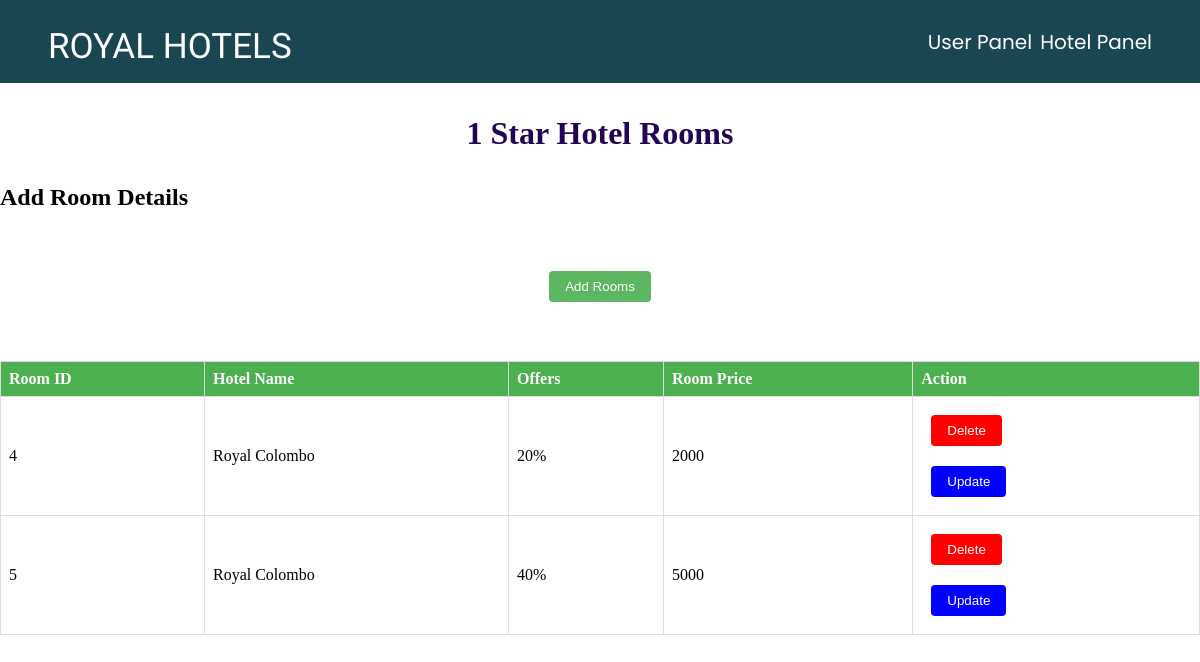
Before: /indexRoomList.php with the older database file.
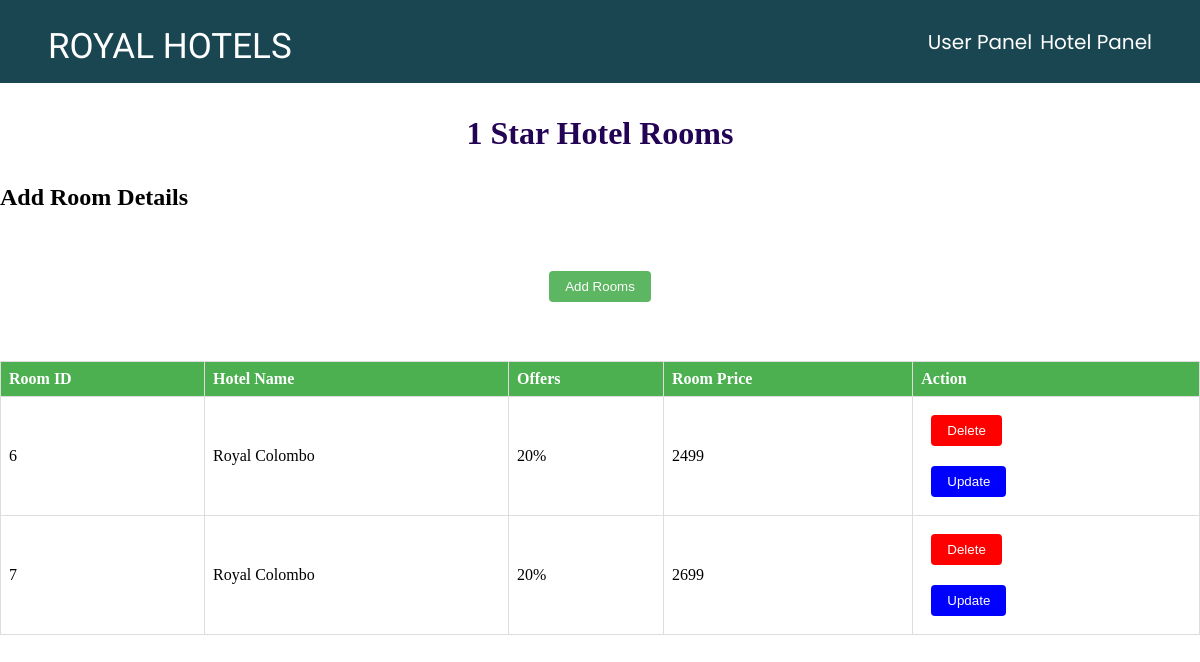
After: the same page with the newer database file.
### tables this page shows
CREATE TABLE `roomsdelails` (
  `roomID` int(11) NOT NULL,
  `hotelName` varchar(150) DEFAULT NULL,
  `offers` varchar(150) DEFAULT NULL,
  `veiuPoint` varchar(150) DEFAULT NULL,
  `overView` varchar(150) DEFAULT NULL,
  `price` int(150) DEFAULT NULL,
  `hotelID` int(11) NOT NULL,
  `roomPhoto` varchar(100) NOT NULL
);

### HTML/indexRoomList.php (the view, shortened to what this page needs)
<!DOCTYPE html>
<html>
<head>
    <link rel="stylesheet" href="../CSS/styleHotelList.css">
    <link rel="stylesheet" href="../CSS/style.css">
</head>
<body>
    <nav>
        <label class="brand_name" for="Brand_name">ROYAL HOTELS</label>
        <ul class="nav_list">
            <div class="login_regester" id="login_regester">
                <li><a href="../HTML/indexUserList.php">User Panel</a></li>
                <li name='hotelpanel'><a href="../HTML/indexAdminMain.php">Hotel Panel</a></li>
            </div>
        </ul>
    </nav>
    <h1>1 Star Hotel Rooms</h1>
    <h2>Add Room Details</h2>
    <div class="container">
       <a href="../HTML/indexRoomRegister.php"><button >Add Rooms</button></a>
    </div>
    <table id="outputTable">
        <thead>
            <tr>
                <th>Room ID</th>
                <th>Hotel Name</th>
                <th>Offers</th>
                <th>Room Price</th>
                <th>Action</th>
            </tr>
        </thead>
        <tbody>
            <?php
            include_once '../Includes/db.php';
            $sql = "SELECT * FROM roomsdelails";
            $result = mysqli_query($conn, $sql);
            if ($result) {
                while ($row = mysqli_fetch_assoc($result)) {
                    $roomID = $row['roomID'];
                    $hotelName = $row['hotelName'];
                    $offers = $row['offers'];
                    $price = $row['price'];
                    echo '  <tr>
                       <td>' . $roomID . '</td>
                       <td>' . $hotelName . '</td>
                       <td>' . $offers . '</td>
                       <td>' . $price. '</td>
                       <td id="updateDelete">
                            <form method="post" action="../Includes/deleteRoom.php">
                                <input type="hidden" name="deletename" value="' .$roomID . '">
                                <button type="submit" style="background-color:red; color:white;">Delete</button>
                            </form>
                            <form method="post" action="../HTML/indexRoomRegister.php">
                                <input type="hidden" name="updatename" value="' .$roomID . '">
                                <button type="submit" style="background-color:blue; color:white;">Update</button>
                            </form>
                        </td>
                       </tr>';
                }
            }
            ?>
        </tbody>
    </table>
</body>
</html>

Changed rows visible on the page:
removed roomsdelails: roomID "4", hotelName "Royal Colombo", offers "20%", price "2000"
removed roomsdelails: roomID "5", hotelName "Royal Colombo", offers "40%", price "5000"
added roomsdelails: roomID "6", hotelName "Royal Colombo", offers "20%", price "2499"
added roomsdelails: roomID "7", hotelName "Royal Colombo", offers "20%", price "2699"
